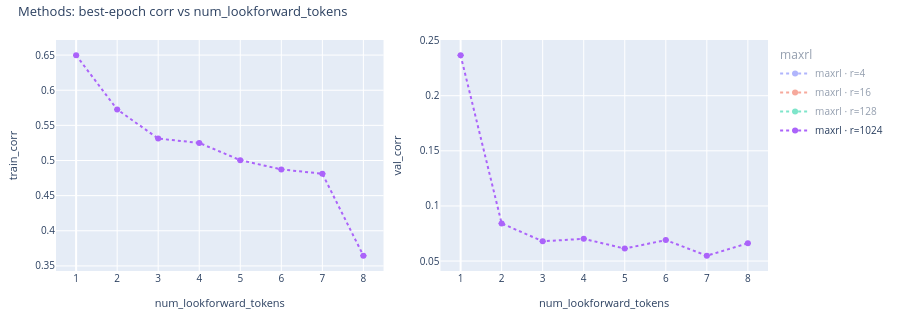

This figure's notebook cell:
### Markdown cell above
## Cross-method comparison

### Code cell
if any(c is not None for c in (sl, grpo, maxrl_sf)):
    display(
        plot_methods_vs_lookforward(
            sl=sl,
            grpo=grpo,
            maxrl=maxrl_sf,
            title="Methods: best-epoch corr vs num_lookforward_tokens",
            x_scale="uniform",
            save_path=WRITEUP_ASSETS / "methods_vs_lookforward.html",
        )
    )
else:
    print("No artifacts for any method.")

### Figure 1 — Plotly figure (JSON) as saved in the notebook; plotly's stock layout.template omitted (floating-point values rounded to 4 significant figures)
{"data": [{"customdata": [[1, 4, 1, "look=1 r=4"], [2, 4, 1, "look=2 r=4"], [3, 4, 1, "look=3 r=4"], [4, 4, 1, "look=4 r=4"], [5, 4, 1, "look=5 r=4"], [6, 4, 1, "look=6 r=4"], [7, 4, 1, "look=7 r=4"], [8, 4, 1, "look=8 r=4"]], "error_y": {"array": [0, 0, 0, 0, 0, 0, 0, 0], "arrayminus": [0, 0, 0, 0, 0, 0, 0, 0], "symmetric": false, "thickness": 1, "type": "data", "width": 3}, "hovertemplate": "num_lookforward_tokens: %{customdata[0]}<br>train_corr: %{y}<br>epoch: %{customdata[1]}<br>n_seeds: %{customdata[2]}<extra>maxrl · r=4 %{customdata[3]}</extra>", "legendgroup": "maxrl", "legendgrouptitle": {"text": "maxrl"}, "line": {"color": "#636EFA", "dash": "dot"}, "marker": {"color": "#636EFA"}, "mode": "lines+markers", "name": "maxrl · r=4", "showlegend": true, "type": "scatter", "visible": "legendonly", "x": [0, 1, 2, 3, 4, 5, 6, 7], "xaxis": "x", "y": [0.5332, 0.4597, 0.3982, 0.3972, 0.3691, 0.3836, 0.3665, 0.3462], "yaxis": "y"}, {"customdata": [[1, 4, 1, "look=1 r=16"], [2, 4, 1, "look=2 r=16"], [3, 4, 1, "look=3 r=16"], [4, 4, 1, "look=4 r=16"], [5, 4, 1, "look=5 r=16"], [6, 4, 1, "look=6 r=16"], [7, 4, 1, "look=7 r=16"], [8, 4, 1, "look=8 r=16"]], "error_y": {"array": [0, 0, 0, 0, 0, 0, 0, 0], "arrayminus": [0, 0, 0, 0, 0, 0, 0, 0], "symmetric": false, "thickness": 1, "type": "data", "width": 3}, "hovertemplate": "num_lookforward_tokens: %{customdata[0]}<br>train_corr: %{y}<br>epoch: %{customdata[1]}<br>n_seeds: %{customdata[2]}<extra>maxrl · r=16 %{customdata[3]}</extra>", "legendgroup": "maxrl", "legendgrouptitle": {"text": "maxrl"}, "line": {"color": "#EF553B", "dash": "dot"}, "marker": {"color": "#EF553B"}, "mode": "lines+markers", "name": "maxrl · r=16", "showlegend": true, "type": "scatter", "visible": "legendonly", "x": [0, 1, 2, 3, 4, 5, 6, 7], "xaxis": "x", "y": [0.6244, 0.5372, 0.3901, 0.4905, 0.2636, 0.475, 0.2963, 0.4486], "yaxis": "y"}, {"customdata": [[1, 4, 1, "look=1 r=128"], [2, 4, 1, "look=2 r=128"], [3, 4, 1, "look=3 r=128"], [4, 4, 1, "look=4 r=128"], [5, 4, 1, "look=5 r=128"], [6, 4, 1, "look=6 r=128"], [7, 4, 1, "look=7 r=128"], [8, 4, 1, "look=8 r=128"]], "error_y": {"array": [0, 0, 0, 0, 0, 0, 0, 0], "arrayminus": [0, 0, 0, 0, 0, 0, 0, 0], "symmetric": false, "thickness": 1, "type": "data", "width": 3}, "hovertemplate": "num_lookforward_tokens: %{customdata[0]}<br>train_corr: %{y}<br>epoch: %{customdata[1]}<br>n_seeds: %{customdata[2]}<extra>maxrl · r=128 %{customdata[3]}</extra>", "legendgroup": "maxrl", "legendgrouptitle": {"text": "maxrl"}, "line": {"color": "#00CC96", "dash": "dot"}, "marker": {"color": "#00CC96"}, "mode": "lines+markers", "name": "maxrl · r=128", "showlegend": true, "type": "scatter", "visible": "legendonly", "x": [0, 1, 2, 3, 4, 5, 6, 7], "xaxis": "x", "y": [0.6144, 0.5768, 0.5342, 0.5318, 0.5137, 0.5094, 0.393, 0.3994], "yaxis": "y"}, {"customdata": [[1, 4, 1, "look=1 r=1024"], [2, 4, 1, "look=2 r=1024"], [3, 4, 1, "look=3 r=1024"], [4, 4, 1, "look=4 r=1024"], [5, 4, 1, "look=5 r=1024"], [6, 4, 1, "look=6 r=1024"], [7, 4, 1, "look=7 r=1024"], [8, 4, 1, "look=8 r=1024"]], "error_y": {"array": [0, 0, 0, 0, 0, 0, 0, 0], "arrayminus": [0, 0, 0, 0, 0, 0, 0, 0], "symmetric": false, "thickness": 1, "type": "data", "width": 3}, "hovertemplate": "num_lookforward_tokens: %{customdata[0]}<br>train_corr: %{y}<br>epoch: %{customdata[1]}<br>n_seeds: %{customdata[2]}<extra>maxrl · r=1024 %{customdata[3]}</extra>", "legendgroup": "maxrl", "legendgrouptitle": {"text": "maxrl"}, "line": {"color": "#AB63FA", "dash": "dot"}, "marker": {"color": "#AB63FA"}, "mode": "lines+markers", "name": "maxrl · r=1024", "showlegend": true, "type": "scatter", "x": [0, 1, 2, 3, 4, 5, 6, 7], "xaxis": "x", "y": [0.6497, 0.5726, 0.5312, 0.525, 0.5005, 0.4873, 0.4811, 0.3645], "yaxis": "y"}, {"customdata": [[1, 0, 1, "look=1 r=4"], [2, 1, 1, "look=2 r=4"], [3, 1, 1, "look=3 r=4"], [4, 1, 1, "look=4 r=4"], [5, 2, 1, "look=5 r=4"], [6, 0, 1, "look=6 r=4"], [7, 0, 1, "look=7 r=4"], [8, 2, 1, "look=8 r=4"]], "error_y": {"array": [0, 0, 0, 0, 0, 0, 0, 0], "arrayminus": [0, 0, 0, 0, 0, 0, 0, 0], "symmetric": false, "thickness": 1, "type": "data", "width": 3}, "hovertemplate": "num_lookforward_tokens: %{customdata[0]}<br>val_corr: %{y}<br>epoch: %{customdata[1]}<br>n_seeds: %{customdata[2]}<extra>maxrl · r=4 %{customdata[3]}</extra>", "legendgroup": "maxrl", "legendgrouptitle": {"text": "maxrl"}, "line": {"color": "#636EFA", "dash": "dot"}, "marker": {"color": "#636EFA"}, "mode": "lines+markers", "name": "maxrl · r=4", "showlegend": false, "type": "scatter", "visible": "legendonly", "x": [0, 1, 2, 3, 4, 5, 6, 7], "xaxis": "x2", "y": [0.1833, 0.09623, 0.0642, 0.06986, 0.05999, 0.06286, 0.04905, 0.05585], "yaxis": "y2"}, {"customdata": [[1, 1, 1, "look=1 r=16"], [2, 0, 1, "look=2 r=16"], [3, 2, 1, "look=3 r=16"], [4, 1, 1, "look=4 r=16"], [5, 2, 1, "look=5 r=16"], [6, 1, 1, "look=6 r=16"], [7, 1, 1, "look=7 r=16"], [8, 2, 1, "look=8 r=16"]], "error_y": {"array": [0, 0, 0, 0, 0, 0, 0, 0], "arrayminus": [0, 0, 0, 0, 0, 0, 0, 0], "symmetric": false, "thickness": 1, "type": "data", "width": 3}, "hovertemplate": "num_lookforward_tokens: %{customdata[0]}<br>val_corr: %{y}<br>epoch: %{customdata[1]}<br>n_seeds: %{customdata[2]}<extra>maxrl · r=16 %{customdata[3]}</extra>", "legendgroup": "maxrl", "legendgrouptitle": {"text": "maxrl"}, "line": {"color": "#EF553B", "dash": "dot"}, "marker": {"color": "#EF553B"}, "mode": "lines+markers", "name": "maxrl · r=16", "showlegend": false, "type": "scatter", "visible": "legendonly", "x": [0, 1, 2, 3, 4, 5, 6, 7], "xaxis": "x2", "y": [0.21, 0.08677, 0.06044, 0.07341, 0.06766, 0.06068, 0.06355, 0.05483], "yaxis": "y2"}, {"customdata": [[1, 1, 1, "look=1 r=128"], [2, 1, 1, "look=2 r=128"], [3, 1, 1, "look=3 r=128"], [4, 0, 1, "look=4 r=128"], [5, 1, 1, "look=5 r=128"], [6, 0, 1, "look=6 r=128"], [7, 1, 1, "look=7 r=128"], [8, 0, 1, "look=8 r=128"]], "error_y": {"array": [0, 0, 0, 0, 0, 0, 0, 0], "arrayminus": [0, 0, 0, 0, 0, 0, 0, 0], "symmetric": false, "thickness": 1, "type": "data", "width": 3}, "hovertemplate": "num_lookforward_tokens: %{customdata[0]}<br>val_corr: %{y}<br>epoch: %{customdata[1]}<br>n_seeds: %{customdata[2]}<extra>maxrl · r=128 %{customdata[3]}</extra>", "legendgroup": "maxrl", "legendgrouptitle": {"text": "maxrl"}, "line": {"color": "#00CC96", "dash": "dot"}, "marker": {"color": "#00CC96"}, "mode": "lines+markers", "name": "maxrl · r=128", "showlegend": false, "type": "scatter", "visible": "legendonly", "x": [0, 1, 2, 3, 4, 5, 6, 7], "xaxis": "x2", "y": [0.2407, 0.0862, 0.06107, 0.07389, 0.05898, 0.07143, 0.05994, 0.06459], "yaxis": "y2"}, {"customdata": [[1, 1, 1, "look=1 r=1024"], [2, 1, 1, "look=2 r=1024"], [3, 1, 1, "look=3 r=1024"], [4, 0, 1, "look=4 r=1024"], [5, 1, 1, "look=5 r=1024"], [6, 1, 1, "look=6 r=1024"], [7, 1, 1, "look=7 r=1024"], [8, 0, 1, "look=8 r=1024"]], "error_y": {"array": [0, 0, 0, 0, 0, 0, 0, 0], "arrayminus": [0, 0, 0, 0, 0, 0, 0, 0], "symmetric": false, "thickness": 1, "type": "data", "width": 3}, "hovertemplate": "num_lookforward_tokens: %{customdata[0]}<br>val_corr: %{y}<br>epoch: %{customdata[1]}<br>n_seeds: %{customdata[2]}<extra>maxrl · r=1024 %{customdata[3]}</extra>", "legendgroup": "maxrl", "legendgrouptitle": {"text": "maxrl"}, "line": {"color": "#AB63FA", "dash": "dot"}, "marker": {"color": "#AB63FA"}, "mode": "lines+markers", "name": "maxrl · r=1024", "showlegend": false, "type": "scatter", "x": [0, 1, 2, 3, 4, 5, 6, 7], "xaxis": "x2", "y": [0.2367, 0.08414, 0.06791, 0.07019, 0.06133, 0.06902, 0.05486, 0.06609], "yaxis": "y2"}], "layout": {"font": {"size": 11}, "height": 320, "legend": {"font": {"size": 10}, "groupclick": "togglegroup", "x": 1.01, "xanchor": "left", "y": 1, "yanchor": "top"}, "margin": {"b": 40, "l": 50, "r": 105, "t": 40}, "title": {"font": {"size": 13}, "text": "Methods: best-epoch corr vs num_lookforward_tokens", "x": 0.02, "xanchor": "left", "y": 0.98, "yanchor": "top"}, "xaxis": {"anchor": "y", "domain": [0, 0.46], "tickfont": {"size": 10}, "tickmode": "array", "ticktext": ["1", "2", "3", "4", "5", "6", "7", "8"], "tickvals": [0, 1, 2, 3, 4, 5, 6, 7], "title": {"font": {"size": 11}, "text": "num_lookforward_tokens"}}, "xaxis2": {"anchor": "y2", "domain": [0.54, 1], "tickfont": {"size": 10}, "tickmode": "array", "ticktext": ["1", "2", "3", "4", "5", "6", "7", "8"], "tickvals": [0, 1, 2, 3, 4, 5, 6, 7], "title": {"font": {"size": 11}, "text": "num_lookforward_tokens"}}, "yaxis": {"anchor": "x", "domain": [0, 1], "tickfont": {"size": 10}, "title": {"font": {"size": 11}, "text": "train_corr"}}, "yaxis2": {"anchor": "x2", "domain": [0, 1], "tickfont": {"size": 10}, "title": {"font": {"size": 11}, "text": "val_corr"}}}}
